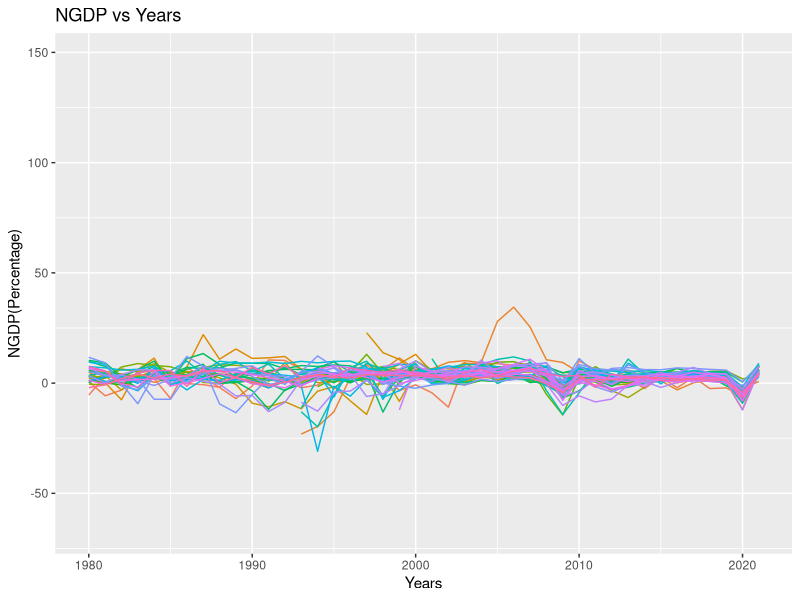
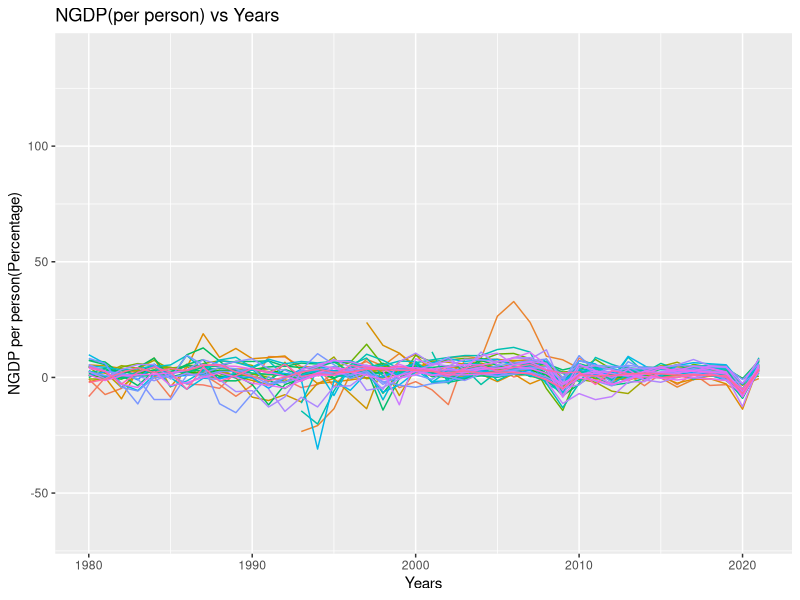
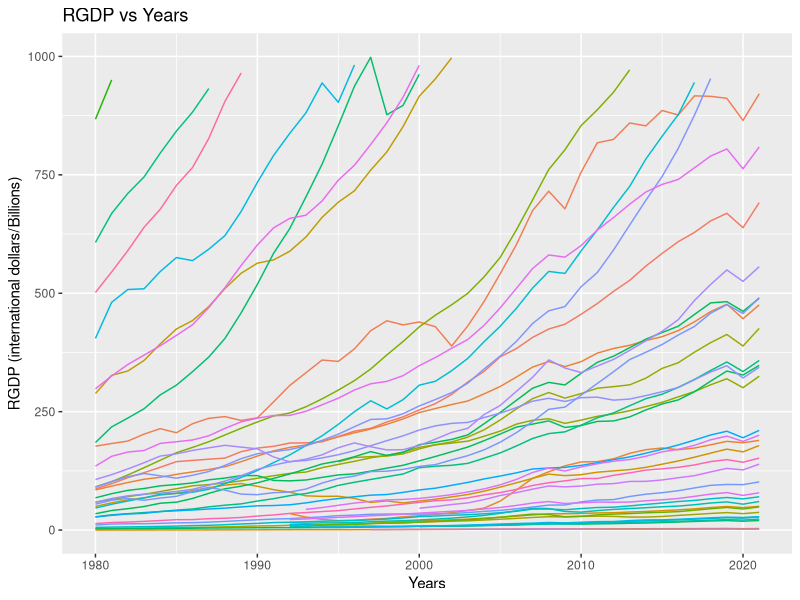
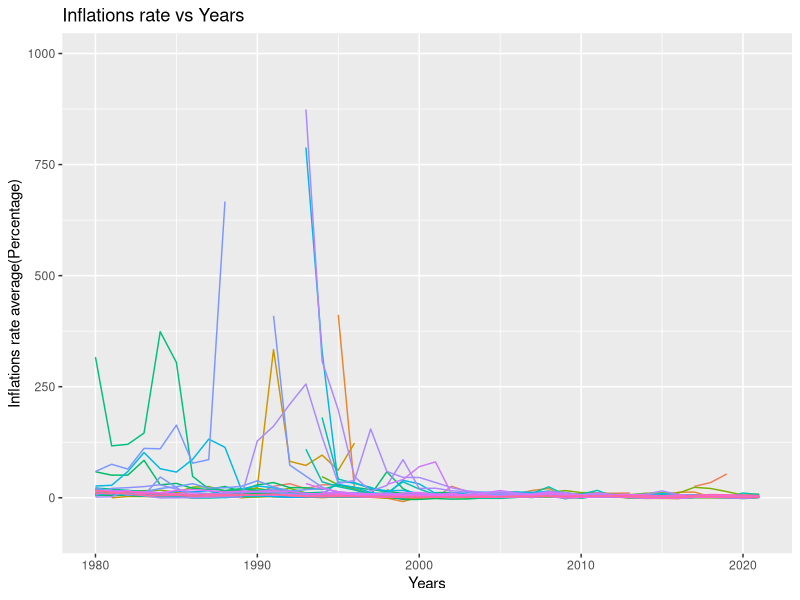
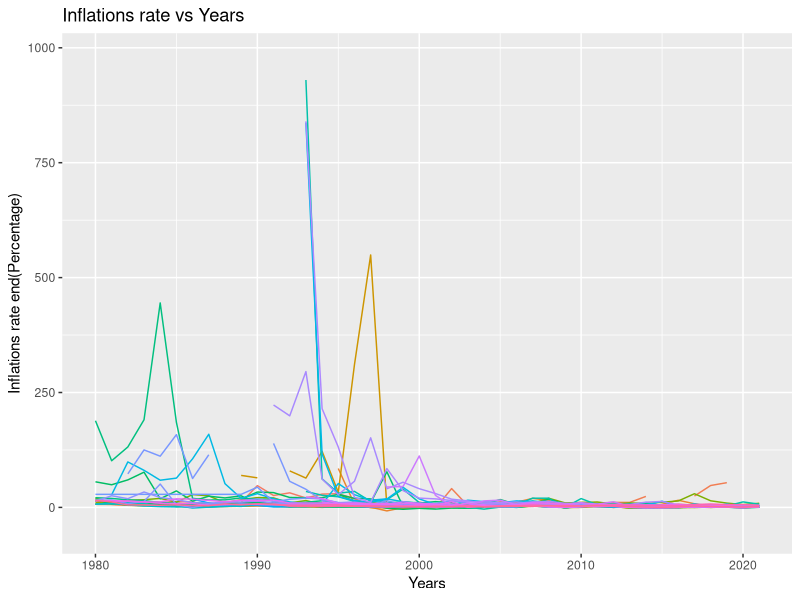
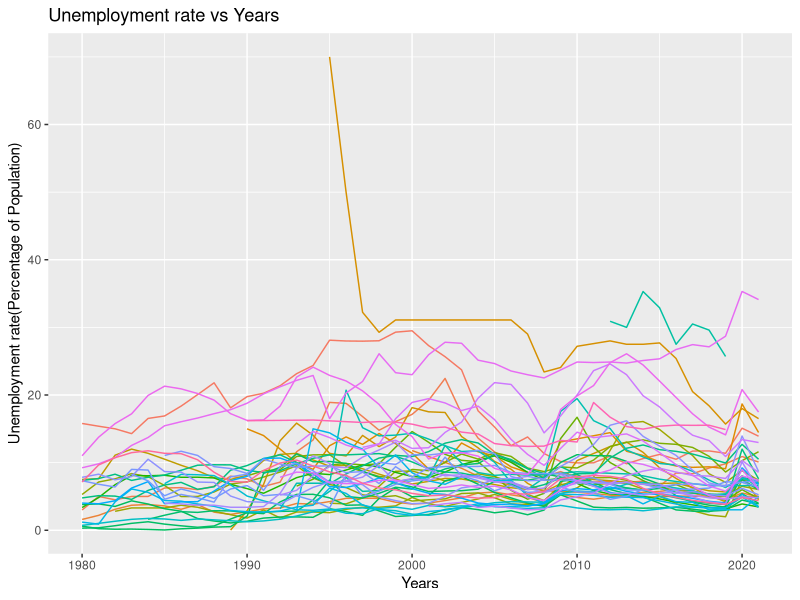
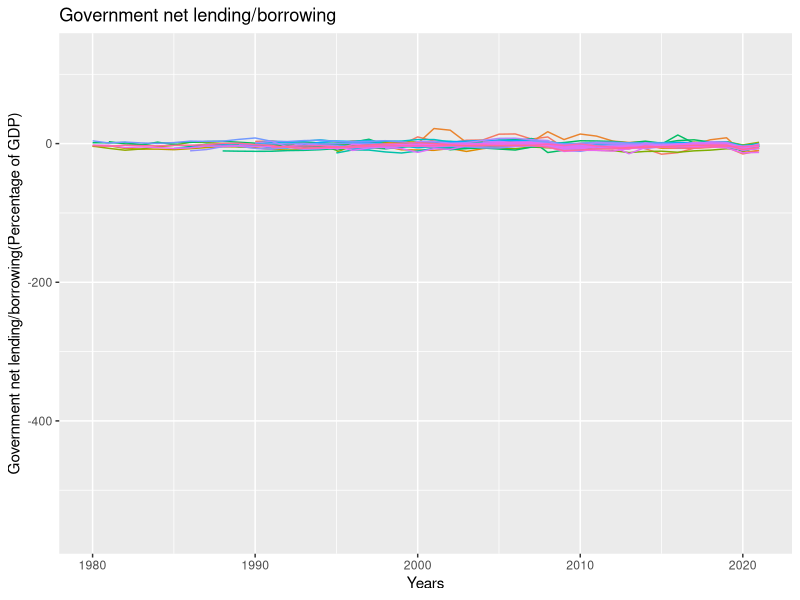
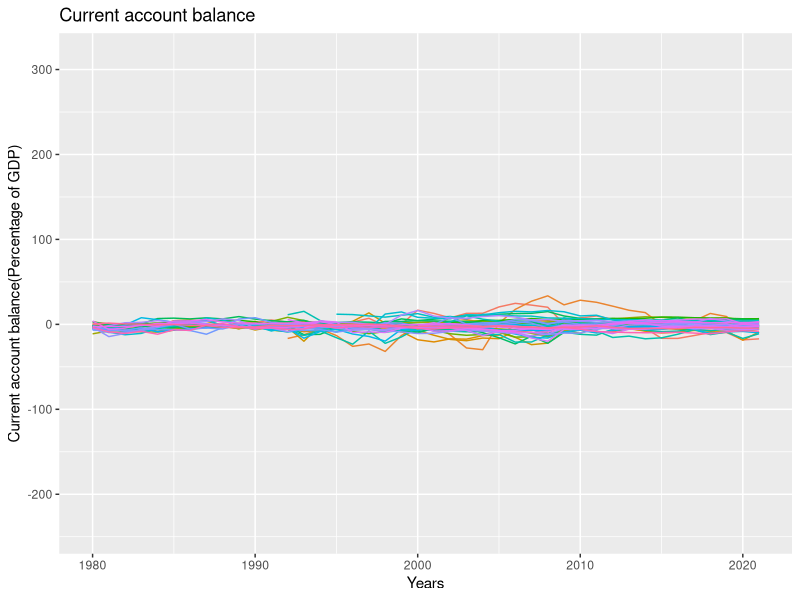

The R script that drew these images, in order:
## ---- chunk 1
knitr::opts_chunk$set(echo = TRUE)
library(ggplot2)
library(tidyverse)
library(dplyr)
## ---- chunk 2
#Read Data
allData<-read.csv("WorldEconomicOutlookData.csv")
#Take a look at the data
summary(allData)
#All in char change into double
allData<-allData%>%mutate(WEO.Country.Code=as.numeric(WEO.Country.Code),"1980"=as.numeric(X1980),"1981"=as.numeric(X1981),"1982"=as.numeric(X1982),"1983"=as.numeric(X1983),"1984"=as.numeric(X1984),"1985"=as.numeric(X1985),"1986"=as.numeric(X1986),"1987"=as.numeric(X1987),"1988"=as.numeric(X1988),"1989"=as.numeric(X1989),"1990"=as.numeric(X1990),"1991"=as.numeric(X1991),"1992"=as.numeric(X1992),"1993"=as.numeric(X1993),"1994"=as.numeric(X1994),"1995"=as.numeric(X1995),"1996"=as.numeric(X1996),"1997"=as.numeric(X1997),"1998"=as.numeric(X1998),"1999"=as.numeric(X1999),"2000"=as.numeric(X2000),"2001"=as.numeric(X2001),"2002"=as.numeric(X2002),"2003"=as.numeric(X2003),"2004"=as.numeric(X2004),"2005"=as.numeric(X2005),"2006"=as.numeric(X2006),"2007"=as.numeric(X2007),"2008"=as.numeric(X2008),"2009"=as.numeric(X2009),"2010"=as.numeric(X2010),"2011"=as.numeric(X2011),"2012"=as.numeric(X2012),"2013"=as.numeric(X2013),"2014"=as.numeric(X2014),"2015"=as.numeric(X2015),"2016"=as.numeric(X2016),"2017"=as.numeric(X2017),"2018"=as.numeric(X2018),"2019"=as.numeric(X2019),"2020"=as.numeric(X2020),"2021"=as.numeric(X2021),Estimates.Start.After=as.numeric(Estimates.Start.After))
#See what the subject code means
discription<-unique(allData%>%select(WEO.Subject.Code,Subject.Descriptor,Units))
unique(discription)
#Change the subject code into something easier to understand
allData[allData$WEO.Subject.Code=="NGDP_RPCH","WEO.Subject.Code"]="NGDP(Percentage)"
allData[allData$WEO.Subject.Code=="PPPGDP","WEO.Subject.Code"]="RGDP (international dollars/Billions)"
allData[allData$WEO.Subject.Code=="NGDPRPPPPCPCH","WEO.Subject.Code"]="NGDP per person(Percentage)"
allData[allData$WEO.Subject.Code=="PCPIPCH","WEO.Subject.Code"]="Inflations rate average(Percentage)"
allData[allData$WEO.Subject.Code=="PCPIEPCH","WEO.Subject.Code"]="Inflations rate end(Percentage)"
allData[allData$WEO.Subject.Code=="LUR","WEO.Subject.Code"]="Unemployment rate(Percentage of Population)"
allData[allData$WEO.Subject.Code=="BCA_NGDPD","WEO.Subject.Code"]="Current account balance(Percentage of GDP)"
allData[allData$WEO.Subject.Code=="GGXCNL_NGDP","WEO.Subject.Code"]="Government net lending/borrowing(Percentage of GDP)"
#After making it easier to understand, get the data we want to us out
useData<-allData%>%select("Subject"=WEO.Subject.Code,Country,"1980":"2021",Estimates.Start.After)
#Drop the total NA rows
useData<-useData[-(1553:1554),]
#use pivot longer to reduce variables
useData<-useData%>%pivot_longer("1980":"2021",names_to = "Years",values_to="Value")
useData<-useData%>%mutate(Years=as.numeric(Years))
#use pivot wider to dispose different subjects
useData<-useData%>%pivot_wider(names_from = Subject,values_from=Value)
## ---- chunk 3
#Data visualization
#See the distribution of each subject of different countries from 1980 to 2021
#For NGDP
useData%>%ggplot(title="NGDP vs Years")+geom_line(aes(x=Years,y=`NGDP(Percentage)`,color=Country),na.rm = T)+ theme(legend.position = "none")+ggtitle("NGDP vs Years")
useData%>%ggplot(title="NGDP vs Years")+geom_line(aes(x=Years,y=`NGDP per person(Percentage)`,color=Country),na.rm = T)+ theme(legend.position = "none")+ggtitle("NGDP(per person) vs Years")
#The average NGDP percentage for people is quite consistent with the overall NGDP increase percentage.It seems that the NGDP is quite chaotic for each country. However, there is an apparent sharp decrease around 1995, 2010, and 2020. We would dig deeper into it later.
#For RGDP
useData%>%ggplot()+geom_line(aes(x=Years,y=`RGDP (international dollars/Billions)`,color=Country),na.rm = T)+ theme(legend.position = "none")+ggtitle("RGDP vs Years")
#Ha, most all the percentage of the increase of RGDP are increasing but that percentage for NGDP is quite consistent. Maybe due to inflation.Check it later.
#For Inflation rate
useData%>%ggplot()+geom_line(aes(x=Years,y=`Inflations rate average(Percentage)`,color=Country),na.rm = T)+ theme(legend.position = "none")+ggtitle("Inflations rate vs Years")
useData%>%ggplot()+geom_line(aes(x=Years,y=`Inflations rate end(Percentage)`,color=Country),na.rm = T)+ theme(legend.position = "none")+ggtitle("Inflations rate vs Years")
#Seems wield that the inflation rate does not change much as the RGDP increased rapidly. Check on it.
#Unemployment rate
useData%>%ggplot()+geom_line(aes(x=Years,y=`Unemployment rate(Percentage of Population)`,color=Country),na.rm = T)+ theme(legend.position = "none")+ggtitle("Unemployment rate vs Years")
#Pretty chaos
#Government net lending/borrowing
useData%>%ggplot()+geom_line(aes(x=Years,y=`Government net lending/borrowing(Percentage of GDP)`,color=Country),na.rm = T)+ theme(legend.position = "none")+ggtitle("Government net lending/borrowing")
#Very consistent for each country.
#Current account balance
useData%>%ggplot()+geom_line(aes(x=Years,y=`Current account balance(Percentage of GDP)`,color=Country),na.rm = T)+ theme(legend.position = "none")+ggtitle("Current account balance")
#Pretty consistent between countries 
## ---- chunk 4

